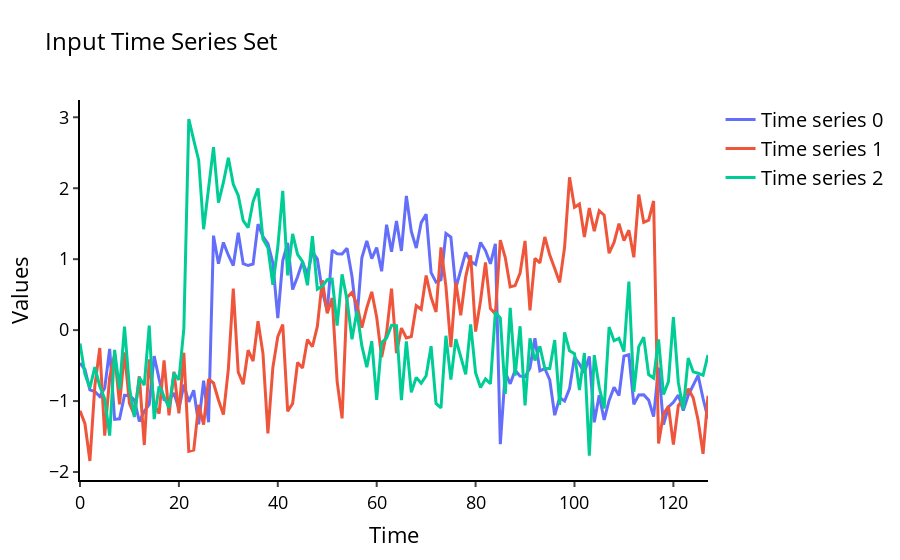

Source (notebook cell):
### Markdown cell above
Выполните визуализацию экземпляра каждого класса. Для этого используйте функцию `plot_ts_set()` из модуля *plots.py*.

### Code cell
idxs = [list(labels).index(1), list(labels).index(2), list(labels).index(3)]
plot_ts_set(pd.DataFrame(ts_set).iloc[idxs].to_numpy())
